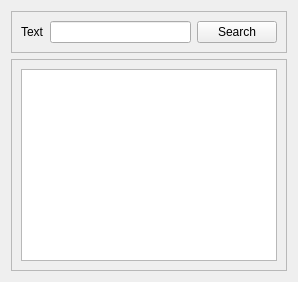
      <widget class="QWidget" name="page_3">
       <layout class="QGridLayout" name="gridLayout_25">
        <item row="0" column="0">
         <widget class="QFrame" name="frame_7">
          <property name="frameShape">
           <enum>QFrame::StyledPanel</enum>
          </property>
          <property name="frameShadow">
           <enum>QFrame::Raised</enum>
          </property>
          <layout class="QGridLayout" name="gridLayout_23">
           <item row="0" column="0">
            <widget class="QLabel" name="label_59">
             <property name="text">
              <string>Text</string>
             </property>
            </widget>
           </item>
           <item row="0" column="1">
            <widget class="QLineEdit" name="searchquery"/>
           </item>
           <item row="0" column="2">
            <widget class="QPushButton" name="searchresults">
             <property name="text">
              <string>Search</string>
             </property>
            </widget>
           </item>
          </layout>
         </widget>
        </item>
        <item row="1" column="0">
         <widget class="QFrame" name="frame_8">
          <property name="frameShape">
           <enum>QFrame::StyledPanel</enum>
          </property>
          <property name="frameShadow">
           <enum>QFrame::Raised</enum>
          </property>
          <layout class="QGridLayout" name="gridLayout_24">
           <item row="0" column="0">
            <widget class="QTableWidget" name="tableWidget_5"/>
           </item>
          </layout>
         </widget>
        </item>
       </layout>
      </widget>
